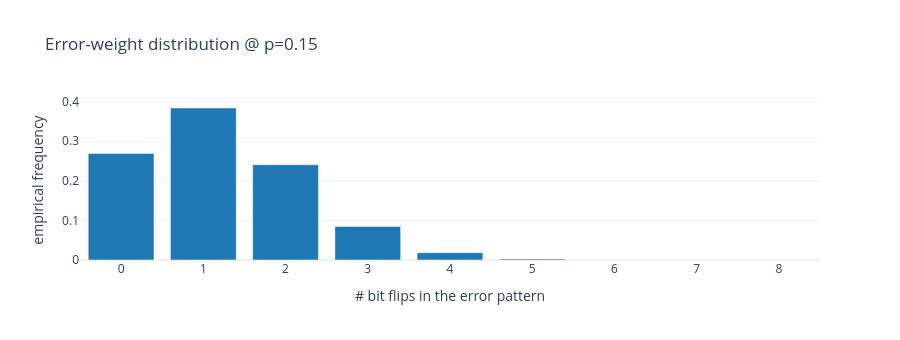

Notebook cell for this chart:
### Code cell
# Visualize the empirical distribution of error weights at this noise level.
sample_errors = (rng.random((n_bits, 20000)) < p).astype(np.int64)
weights = sample_errors.sum(axis=0)
counts = np.bincount(weights, minlength=n_bits + 1)
fig = go.Figure(go.Bar(x=list(range(n_bits + 1)), y=counts / counts.sum(),
                       marker_color="#1f77b4"))
fig.update_layout(title=f"Error-weight distribution @ p={p}",
                  xaxis_title="# bit flips in the error pattern",
                  yaxis_title="empirical frequency", height=340)
fig

### Figure 1 — Plotly figure (JSON) as saved in the notebook; plotly's stock layout.template omitted (floating-point values rounded to 4 significant figures)
{"data": [{"marker": {"color": "#1f77b4"}, "type": "bar", "x": [0, 1, 2, 3, 4, 5, 6, 7, 8], "y": [0.2692, 0.3839, 0.2407, 0.0848, 0.0186, 0.00275, 0.0001, 0.0, 0.0]}], "layout": {"height": 340, "title": {"text": "Error-weight distribution @ p=0.15"}, "xaxis": {"title": {"text": "# bit flips in the error pattern"}}, "yaxis": {"title": {"text": "empirical frequency"}}}}
